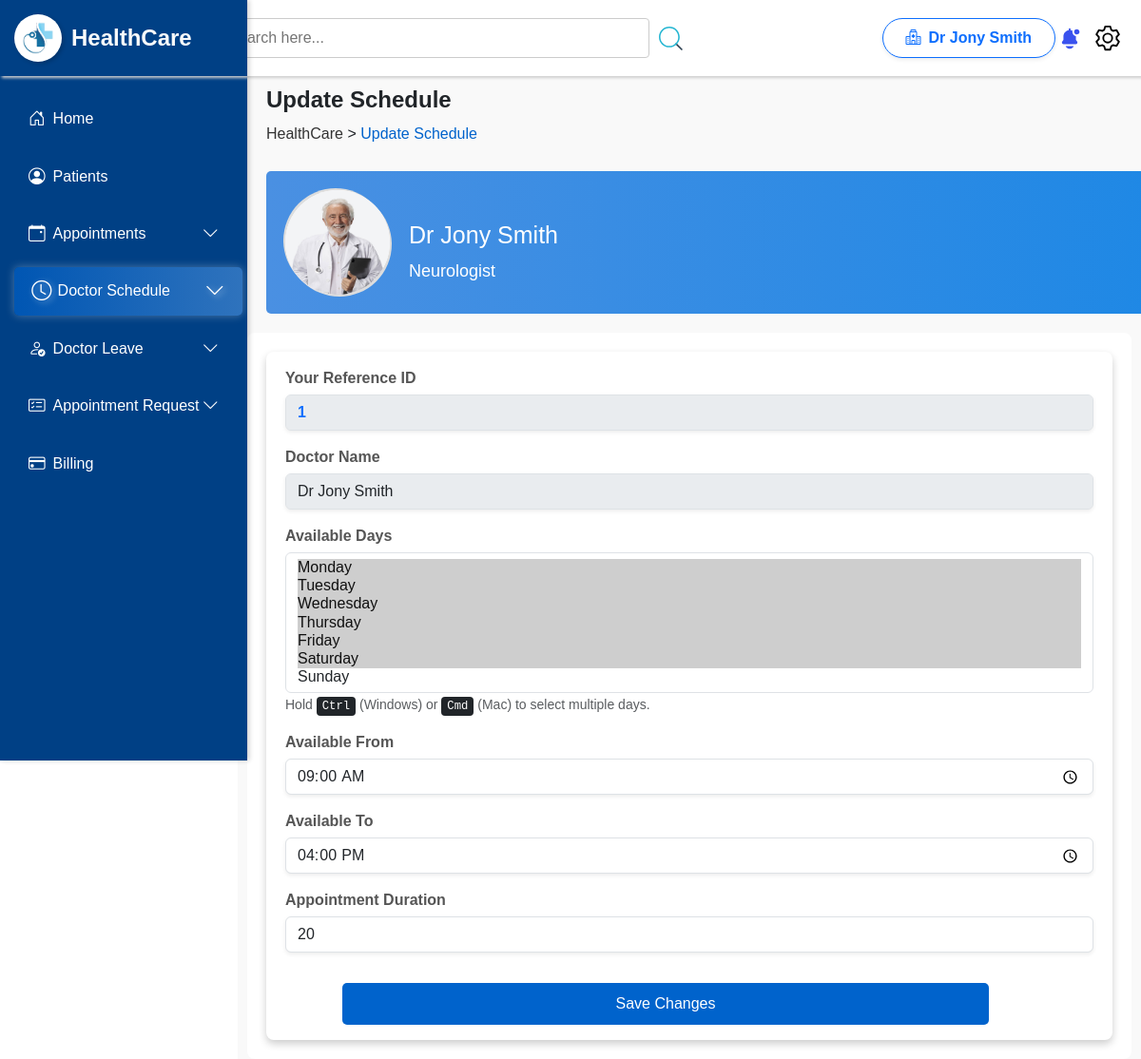
The app's page /Healthcare_manage/doctor/updatedoctor_schedule.php (signed in) with its own data.
### tables this page shows
CREATE TABLE `doctors` (
  `doctor_id` int(5) NOT NULL,
  `doctor_name` varchar(50) NOT NULL,
  `specilization` varchar(100) NOT NULL,
  `consultancy_fee` decimal(5,0) NOT NULL,
  `dob` date NOT NULL,
  `gender` varchar(50) NOT NULL,
  `address` varchar(255) NOT NULL,
  `email` varchar(255) NOT NULL,
  `contact` decimal(10,0) NOT NULL,
  `username` varchar(50) NOT NULL,
  `password` varchar(255) NOT NULL,
  `photo` varchar(255) NOT NULL,
  `status` varchar(50) NOT NULL DEFAULT 'Active',
  `create_at` datetime NOT NULL DEFAULT current_timestamp()
);

CREATE TABLE `doctor_schedule` (
  `schedule_id` int(11) NOT NULL,
  `doctor_id` int(5) NOT NULL,
  `available_days` longtext NOT NULL CHECK (json_valid(`available_days`)),
  `available_from` time NOT NULL,
  `available_to` time NOT NULL,
  `appointment_duration` int(10) NOT NULL
);

### Healthcare_manage/doctor/updatedoctor_schedule.php (the view, shortened to what this page needs)
<?php
$conn = connection();
$duname = $_SESSION['doctor'];
$query2 = mysqli_query($conn, "SELECT * FROM doctors where username='$duname'");
$doctor = mysqli_fetch_assoc($query2);
$did = $doctor["doctor_id"];
$query3 = mysqli_query($conn, "SELECT * FROM doctor_schedule WHERE doctor_id=$did");
$schedule = mysqli_fetch_assoc($query3);
$available_days = isset($schedule['available_days']) ? json_decode($schedule['available_days'], true) : [];
?>
<!DOCTYPE html>
<html lang="en">
<head>
    <link rel="stylesheet" href="./style/updatedoctor_schedule.css">
    <link href="https://cdn.jsdelivr.net/npm/bootstrap@5.3.3/dist/css/bootstrap.min.css" rel="stylesheet">
</head>
<body>
    <?php
    include_once("./Navbar.php");
    include_once("./admin_header.php");
    ?>
    <div class="content">
        <div class="header-list">
            <div class="left">
                <h4 class="fw-bold">Update Schedule</h4>
                <p style="margin-top:10px;"><a href="./Dashboard.php"> HealthCare </a> > <span> Update Schedule </span></p>
            </div>
        </div>
        <div class="profile-header">
            <div class="profile-content">
                <div class="profile-image">
                    <img src="./../assets/doctorphotos/<?php echo $doctor["photo"] ?>" alt="Admin">
                </div>
                <div class="profile-details">
                    <h2><?php echo $doctor["doctor_name"] ?></h2>
                    <p><?php echo $doctor["specilization"] ?></p>
                </div>
            </div>
        </div>
        <div class="container">
            <div class="form-container">
                <form onsubmit="return validationForm()" method="post">
                    <div class="form-group pt-3">
                        <label>Your Reference ID</label>
                        <input type="text" class="form-control shadow-sm text-primary fw-bold" id="pid" name="pid" value="<?= $schedule["schedule_id"] ?>" disabled>
                    </div>
                    <div class="form-group pt-3 pt-3">
                        <label>Doctor Name</label>
                        <input type="text" class="form-control shadow-sm" id="dname" name="dname" value="<?= $doctor["doctor_name"] ?>" disabled>
                    </div>
                    <div class="form-group pt-3 pt-3">
                        <label>Available Days</label>
                        <select name="available_days[]" class="form-select" size="7" multiple>
                            <?php
                            $week_days = ["Monday", "Tuesday", "Wednesday", "Thursday", "Friday", "Saturday", "Sunday"];
                            foreach ($week_days as $day) {
                                $selected = in_array($day, $available_days) ? "selected" : "";
                                echo "<option value='$day' $selected>$day</option>";
                            }
                            ?>
                        </select>
                        <small class="text-muted">Hold <kbd>Ctrl</kbd> (Windows) or <kbd>Cmd</kbd> (Mac) to select multiple days.</small>
                    </div>
                    <div class="form-group pt-3">
                        <label for="dob">Available From</label>
                        <input type="time" class="form-control shadow-sm" id="available_from" name="available_from" value="<?= $schedule["available_from"] ?>">
                    </div>
                    <div class="form-group pt-3">
                        <label for="email">Available To</label>
                        <input type="time" class="form-control shadow-sm" id="available_to" name="available_to" value="<?= $schedule["available_to"] ?>">
                    </div>
                    <div class="form-group pt-3">
                        <label for="phone">Appointment Duration</label>
                        <input type="number" class="form-control shadow-sm" id="duration" name="duration"
                            value="<?= isset($schedule["appointment_duration"]) ? $schedule["appointment_duration"] : 20 ?>"
                            min="5" step="5">
                    </div>
                    <div class="form-group pt-3">
                        <div class="btn-group" style="width:100%;">
                            <button type="submit" name="save">Save Changes</button>
                        </div>
                    </div>
                </form>
            </div>
        </div>
    </div>
</body>
</html>

### Healthcare_manage/doctor/admin_header.php (shortened to what this page needs)
<?php
$conn = connection();
$duname = $_SESSION['doctor'];
$query2 = mysqli_query($conn, "SELECT * FROM doctors where username='$duname'");
$doctor = mysqli_fetch_assoc($query2);
?>
<!DOCTYPE html>
<html lang="en">
<head>
</head>
<body>
    <div class="box">
        <div class="search-container">
            <input type="search" class="search-bar" id="search-bar" placeholder="Search here...">
            <img src="./../assets/images/search.svg" height="25" id="search-button">
        </div>
        <div class="d-flex align-items-center">
            <a class="btn btn-outline-primary d-flex align-items-center px-4 py-2 rounded-pill shadow-sm fw-bold">
                <i class="bi bi-hospital me-2"></i>
                <span><?= $doctor["doctor_name"] ?></span>
            </a>
        </div>
        <div class="icons">
            <img src="./../assets/images/notification.svg" alt="Notification" class="icon" id="notification">
            <img src="./../assets/images/setting.svg" alt="Settings" class="icon" id="setting">
        </div>
    </div>
</body>
</html>

### Healthcare_manage/doctor/style/updatedoctor_schedule.css (style rules this page uses)
.content { margin-left: 250px; padding: 0 10px; overflow: hidden; background-color: #f9f9f9; }
.header-list { height: 10vh; width: 100%; display: flex; align-items: center; justify-content: space-between; padding: 50px 10px; }
.left { align-items: center; flex-grow: 1; padding: 10px; }
.left a { text-decoration: none; color: #333; }
.left span { color: #0063cc; }
.profile-header { background: linear-gradient(to right, #4A90E2, #1E88E5); height: auto; width: 79vw; align-items: center; justify-content: center; border-radius: 5px; color: black; padding: 20px; margin: 0 20px 20px 20px; }
.profile-content { display: flex; align-items: center; gap: 20px; flex-wrap: wrap; }
.profile-image { border-radius: 50%; box-shadow: 2px 2px 0px #ddd, -2px -2px 0px #ddd; background-color: #fff; }
.profile-image img { height: 110px; width: 110px; border-radius: 50%; }
.profile-details { margin-top: 20px; flex: 1; }
.profile-details h2 { font-size: 25px; margin: 0; color: #fff; }
.profile-details p { margin: 10px 0 0; font-size: 18px; color: #fff; }
.content .container { height: auto; width: 100%; padding: 20px; border-radius: 8px; background: #fff; }
.form-container { padding: 0 20px; border-radius: 8px; box-shadow: 0 4px 8px rgba(0, 0, 0, 0.2); width: 100%; }
.form-group label { display: block; margin-bottom: 5px; font-weight: bold; color: #555; }
.form-group button { background-color: #0063cc; color: white; padding: 10px 15px; border: none; border-radius: 5px; cursor: pointer; font-size: 16px; width: 80%; margin: 2vh 5vw; transition: all ease 0.3s; }
.btn-group { display: flex; }

### Healthcare_manage/doctor/style/Navbar.css (style rules this page uses)
* { margin: 0; padding: 0; box-sizing: border-box; font-family: Arial, sans-serif; }

### Healthcare_manage/doctor/admin_header.php (style rules this page uses)
.box { width: 100%; display: flex; justify-content: center; align-items: center; padding: 0 20px; background-color: #fff; height: 10vh; box-shadow: 2px 2px 3px rgb(206, 206, 206); }
.search-container { height: 100%; width: 100%; display: flex; justify-content: center; align-items: center; flex: 1; gap: 10px; min-width: 280px; }
.search-container #search-button { border: none; cursor: pointer; }
.search-bar { width: 50%; padding: 8px 10px; font-size: 16px; border: 1px solid #ccc; border-radius: 4px; outline: none; }
.icons { height: 100%; display: flex; justify-content: space-around; align-items: center; gap: 10px; flex-shrink: 0; }
.icon { width: 30px; height: 30px; cursor: pointer; }
.box { position: sticky; top: 0; z-index: 1; }

### records on screen
doctors: doctor_name "Dr Jony Smith", photo (picture), specilization "Neurologist", dname "Dr Jony Smith"
doctor_schedule: pid "1", available_from "09:00:00", available_to "16:00:00", duration "20"

### other values on screen
form field value "Monday ☑ / Tuesday ☑ / Wednesday ☑ / Thursday ☑ / Friday ☑ / Saturday ☑ / Sunday"
